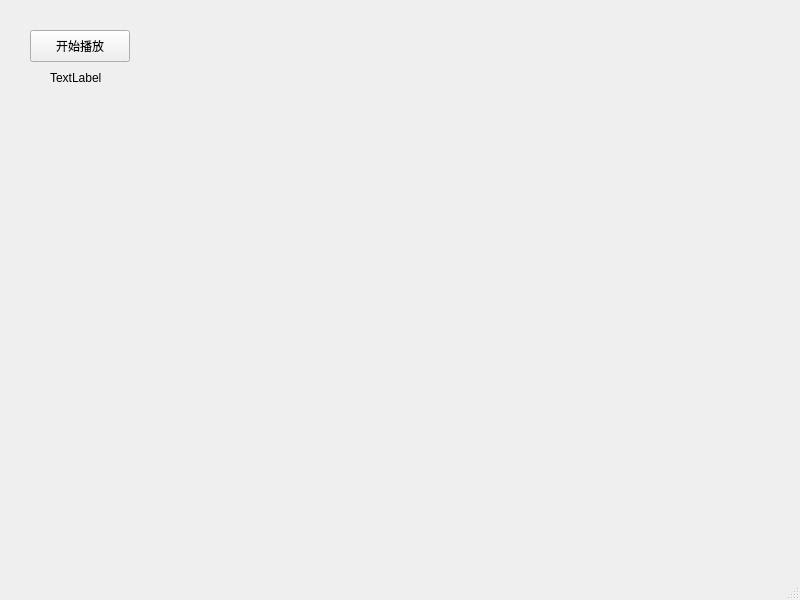
<?xml version="1.0" encoding="UTF-8"?>
<ui version="4.0">
 <class>MainWindow</class>
 <widget class="QMainWindow" name="MainWindow">
  <property name="geometry">
   <rect>
    <x>0</x>
    <y>0</y>
    <width>800</width>
    <height>600</height>
   </rect>
  </property>
  <property name="windowTitle">
   <string>MainWindow</string>
  </property>
  <widget class="QWidget" name="centralwidget">
   <widget class="QPushButton" name="pushButton">
    <property name="geometry">
     <rect>
      <x>30</x>
      <y>30</y>
      <width>100</width>
      <height>32</height>
     </rect>
    </property>
    <property name="text">
     <string>开始播放</string>
    </property>
   </widget>
   <widget class="QLabel" name="timeLabel">
    <property name="geometry">
     <rect>
      <x>50</x>
      <y>70</y>
      <width>58</width>
      <height>16</height>
     </rect>
    </property>
    <property name="text">
     <string>TextLabel</string>
    </property>
   </widget>
  </widget>
  <widget class="QMenuBar" name="menubar">
   <property name="geometry">
    <rect>
     <x>0</x>
     <y>0</y>
     <width>800</width>
     <height>24</height>
    </rect>
   </property>
  </widget>
  <widget class="QStatusBar" name="statusbar"/>
 </widget>
 <resources/>
 <connections/>
</ui>
